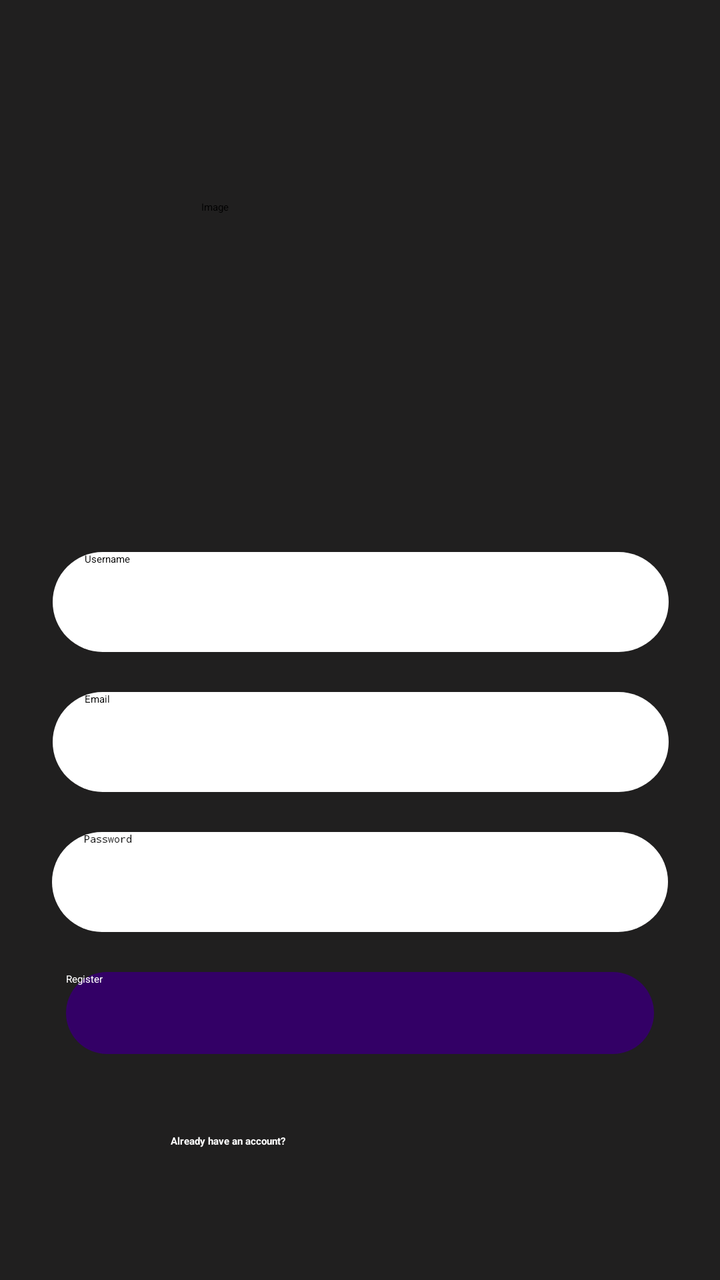
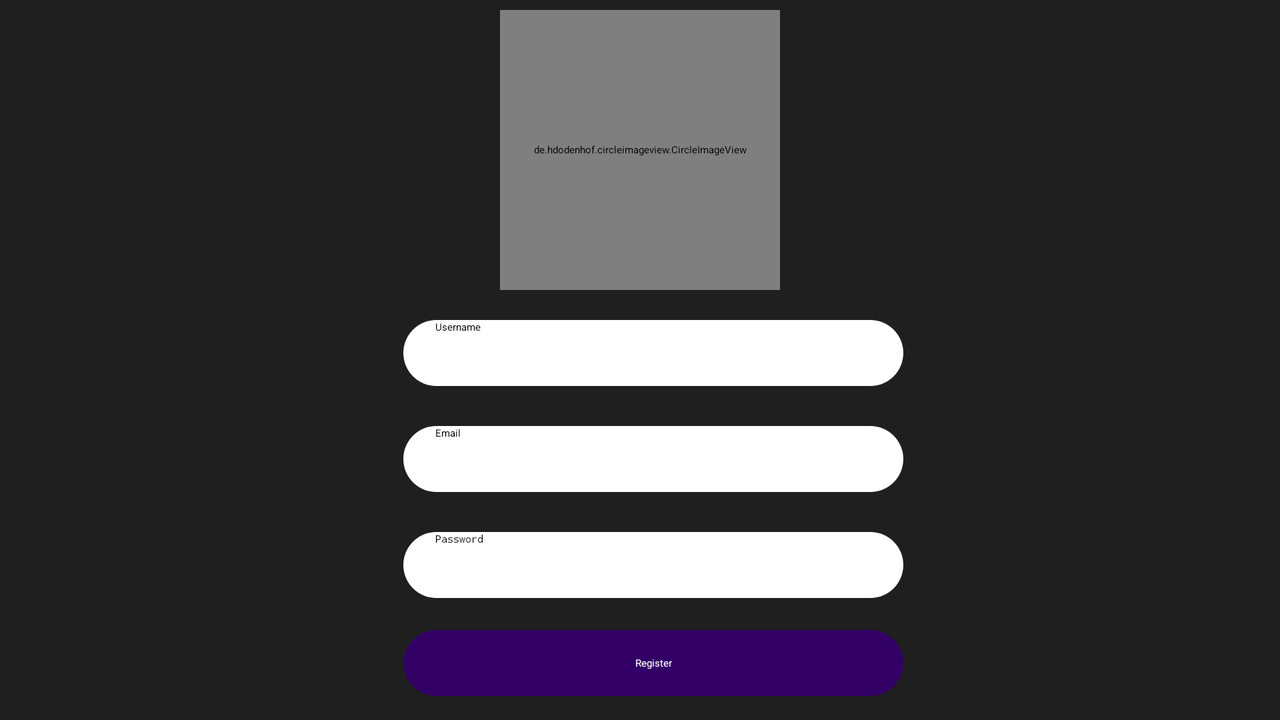

An Android layout and its configuration variant, each rendered on a device that would load it. The default file and the variant file are quoted in full after the pictures.
<!-- AndroidManifest.xml: application theme custom_actionbar -->
<!-- res/layout/activity_signin.xml -->
<?xml version="1.0" encoding="utf-8"?>
<androidx.constraintlayout.widget.ConstraintLayout xmlns:android="http://schemas.android.com/apk/res/android"
    android:layout_width="match_parent"
    android:layout_height="match_parent"
    xmlns:tools="http://schemas.android.com/tools"
    android:background="@color/colorBlack"
    tools:context=".activities.SignUpPageActivity"
    xmlns:app="http://schemas.android.com/apk/res-auto">

    <EditText
        android:id="@+id/username_mainView"
        android:layout_width="308dp"
        android:layout_height="50dp"
        android:layout_marginTop="276dp"
        android:background="@drawable/rounded_search_menu"
        android:ems="10"
        android:hint="Username"
        android:inputType="textPersonName"
        android:paddingLeft="16dp"
        app:layout_constraintEnd_toEndOf="parent"
        app:layout_constraintHorizontal_bias="0.504"
        app:layout_constraintStart_toStartOf="parent"
        app:layout_constraintTop_toTopOf="parent" />

    <EditText
        android:id="@+id/email_mainView"
        android:layout_width="308dp"
        android:layout_height="50dp"
        android:layout_marginTop="20dp"
        android:background="@drawable/rounded_search_menu"
        android:ems="10"
        android:hint="Email"
        android:paddingLeft="16dp"
        android:inputType="textEmailAddress"
        app:layout_constraintEnd_toEndOf="@+id/username_mainView"
        app:layout_constraintHorizontal_bias="0.502"
        app:layout_constraintStart_toStartOf="@+id/username_mainView"
        app:layout_constraintTop_toBottomOf="@+id/username_mainView" />

    <EditText
        android:id="@+id/password_mainView"
        android:layout_width="308dp"
        android:layout_height="50dp"
        android:layout_marginTop="20dp"
        android:background="@drawable/rounded_search_menu"
        android:ems="10"
        android:hint="Password"
        android:paddingLeft="16dp"
        android:inputType="textPassword"
        app:layout_constraintEnd_toEndOf="parent"
        app:layout_constraintStart_toStartOf="parent"
        app:layout_constraintTop_toBottomOf="@+id/email_mainView" />

    <Button
        android:id="@+id/button_register_mainView"
        android:layout_width="294dp"
        android:layout_height="41dp"
        android:layout_marginTop="20dp"
        android:text="Register"
        android:textColor="@color/textColor"
        android:background="@drawable/rounded_button_signin_register"
        app:layout_constraintEnd_toEndOf="parent"
        app:layout_constraintStart_toStartOf="parent"
        app:layout_constraintTop_toBottomOf="@+id/password_mainView" />


    <TextView
        android:id="@+id/haveAccount_mainView"
        android:layout_width="188dp"
        android:layout_height="15dp"
        android:layout_marginTop="40dp"
        android:text="Already have an account?"
        android:textColor="@android:color/background_light"
        android:textStyle="bold"
        app:layout_constraintEnd_toEndOf="parent"
        app:layout_constraintHorizontal_bias="0.497"
        app:layout_constraintStart_toStartOf="parent"
        app:layout_constraintTop_toBottomOf="@+id/button_register_mainView" />


        <Button
            android:id="@+id/button_imageSelector_mainView"
            android:layout_width="159dp"
            android:layout_height="156dp"
            android:layout_marginTop="100dp"
            android:background="@drawable/circle"
            android:text="Image"
            app:layout_constraintBottom_toTopOf="@+id/username_mainView"
            app:layout_constraintEnd_toEndOf="parent"
            app:layout_constraintStart_toStartOf="parent"
            app:layout_constraintTop_toTopOf="parent"
            app:layout_constraintVertical_bias="0.0" />


</androidx.constraintlayout.widget.ConstraintLayout>
<!-- resources referenced by this layout -->
<resources>
  <color name="colorBlack">#201F1F</color>
  <color name="textColor">#FFFFFF</color>
  <!-- drawable rounded_button_signin_register (drawable) -->
  <?xml version="1.0" encoding="utf-8"?>
  <shape xmlns:android="http://schemas.android.com/apk/res/android"
      >
      <solid android:color="@color/colorPurple" />
      <corners android:radius="75dp" />
  
  </shape>
  <!-- drawable rounded_search_menu (drawable) -->
  <?xml version="1.0" encoding="utf-8"?>
  <shape xmlns:android="http://schemas.android.com/apk/res/android"
      >
      <solid android:color="@color/textColor" />
      <corners android:radius="75dp" />
  
  </shape>
  <color name="colorPurple">#330066</color>
</resources>
<!-- res/layout-land/activity_signin.xml (the repository's variant of the layout above) -->
<!-- drawn on the phone turned sideways -->
<?xml version="1.0" encoding="utf-8"?>
<androidx.constraintlayout.widget.ConstraintLayout xmlns:android="http://schemas.android.com/apk/res/android"
    android:layout_width="match_parent"
    android:layout_height="match_parent"
    xmlns:tools="http://schemas.android.com/tools"
    android:background="@color/colorBlack"
    tools:context=".activities.SignUpPageActivity"
    xmlns:app="http://schemas.android.com/apk/res-auto">

    <EditText
        android:id="@+id/username_mainView"
        android:layout_width="250dp"
        android:layout_height="33dp"
        android:layout_marginTop="160dp"
        android:background="@drawable/rounded_search_menu"
        android:ems="10"
        android:hint="Username"
        android:inputType="textPersonName"
        android:paddingLeft="16dp"
        app:layout_constraintEnd_toEndOf="parent"
        app:layout_constraintHorizontal_bias="0.517"
        app:layout_constraintStart_toStartOf="parent"
        app:layout_constraintTop_toTopOf="parent" />

    <EditText
        android:id="@+id/email_mainView"
        android:layout_width="250dp"
        android:layout_height="33dp"
        android:layout_marginTop="20dp"
        android:background="@drawable/rounded_search_menu"
        android:ems="10"
        android:hint="Email"
        android:paddingLeft="16dp"
        android:inputType="textEmailAddress"
        app:layout_constraintEnd_toEndOf="@+id/username_mainView"
        app:layout_constraintHorizontal_bias="0.502"
        app:layout_constraintStart_toStartOf="@+id/username_mainView"
        app:layout_constraintTop_toBottomOf="@+id/username_mainView" />


    <EditText
        android:id="@+id/password_mainView"
        android:layout_width="250dp"
        android:layout_height="33dp"
        android:layout_marginTop="20dp"
        android:background="@drawable/rounded_search_menu"
        android:ems="10"
        android:hint="Password"
        android:inputType="textPassword"
        android:paddingLeft="16dp"
        app:layout_constraintEnd_toEndOf="parent"
        app:layout_constraintHorizontal_bias="0.517"
        app:layout_constraintStart_toStartOf="parent"
        app:layout_constraintTop_toBottomOf="@+id/email_mainView" />

    <Button
        android:id="@+id/button_register_mainView"
        android:layout_width="250dp"
        android:layout_height="33dp"
        android:layout_marginTop="16dp"
        android:background="@drawable/rounded_button_signin_register"
        android:gravity="center"
        android:textColor="@color/textColor"
        android:text="Register"
        app:layout_constraintEnd_toEndOf="parent"
        app:layout_constraintHorizontal_bias="0.517"
        app:layout_constraintStart_toStartOf="parent"
        app:layout_constraintTop_toBottomOf="@+id/password_mainView" />

    <TextView
        android:id="@+id/haveAccount_mainView"
        android:layout_width="188dp"
        android:layout_height="15dp"
        android:layout_marginTop="10dp"
        android:gravity="center"
        android:text="Already have an account?"
        android:textColor="@android:color/background_light"
        android:textStyle="bold"
        app:layout_constraintEnd_toEndOf="parent"
        app:layout_constraintHorizontal_bias="0.497"
        app:layout_constraintStart_toStartOf="parent"
        app:layout_constraintTop_toBottomOf="@+id/button_register_mainView" />

    <Button
        android:id="@+id/button_imageSelector_mainView"
        android:layout_width="140dp"
        android:layout_height="140dp"
        android:layout_marginTop="5dp"
        android:background="@drawable/circle"
        android:text="Image"
        app:layout_constraintBottom_toTopOf="@+id/username_mainView"
        app:layout_constraintEnd_toEndOf="parent"
        app:layout_constraintStart_toStartOf="parent"
        app:layout_constraintTop_toTopOf="parent"
        app:layout_constraintVertical_bias="0.0" />

    <de.hdodenhof.circleimageview.CircleImageView
        android:id="@+id/circle_image_view"
        app:civ_border_width="3dp"
        app:civ_border_color="@color/textColor"
        android:layout_width="140dp"
        android:layout_height="140dp"
        app:layout_constraintBottom_toBottomOf="@+id/button_imageSelector_mainView"
        app:layout_constraintEnd_toEndOf="@+id/button_imageSelector_mainView"
        app:layout_constraintHorizontal_bias="1.0"
        app:layout_constraintStart_toStartOf="@+id/button_imageSelector_mainView"
        app:layout_constraintTop_toTopOf="@+id/button_imageSelector_mainView" />

</androidx.constraintlayout.widget.ConstraintLayout>
